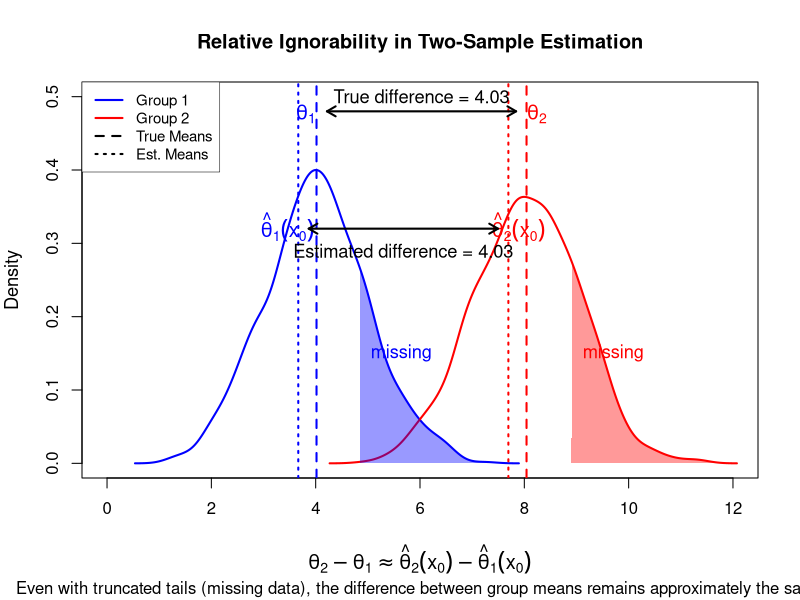

Write the R code that produced this figure.
# R code to create a visualization of partial ignorability concept
# for two-sample estimation

# Set random seed for reproducibility
set.seed(123)
setwd("~/RL book/Figures/relative ignorability")

# Create sample data for two groups with greater separation
n <- 1000
group1 <- rnorm(n, mean = 4, sd = 1)  # Changed mean from 5 to 4
group2 <- rnorm(n, mean = 8, sd = 1)  # Changed mean from 7 to 8

# Calculate true means
true_mean1 <- mean(group1)
true_mean2 <- mean(group2)
true_diff <- true_mean2 - true_mean1

# Create truncated samples (missing the top 20% of values in each group)
cutoff1 <- quantile(group1, 0.8)
cutoff2 <- quantile(group2, 0.8)
truncated_group1 <- group1[group1 <= cutoff1]
truncated_group2 <- group2[group2 <= cutoff2]

# Calculate means of truncated samples
trunc_mean1 <- mean(truncated_group1)
trunc_mean2 <- mean(truncated_group2)
trunc_diff <- trunc_mean2 - trunc_mean1

# Create the plot
#pdf("relative_ignorability_figure.pdf", width = 10, height = 7)

# Set up the plotting area with more margin space
par(mar = c(6, 4, 4, 2) + 0.1)  # Increase bottom margin for equation
xlim <- c(0, 12)
ylim <- c(0, 0.5)

plot(NA, xlim = xlim, ylim = ylim, 
     xlab = "", ylab = "Density",
     main = "Relative Ignorability in Two-Sample Estimation",
     cex.main = 1.2, cex.lab = 1.1)

# Add density curves
d1 <- density(group1)
d2 <- density(group2)

# Normalize densities to have max height of 0.4 for visibility
max_d <- max(c(max(d1$y), max(d2$y)))
scale_factor <- 0.4 / max_d

lines(d1$x, d1$y * scale_factor, col = "blue", lwd = 2)
lines(d2$x, d2$y * scale_factor, col = "red", lwd = 2)

# Add shaded regions for truncated (missing) data
# Make shading a bit more visible
polygon(c(d1$x[d1$x >= cutoff1], cutoff1), 
        c(d1$y[d1$x >= cutoff1] * scale_factor, 0), 
        col = rgb(0, 0, 1, 0.4), border = NA)
polygon(c(d2$x[d2$x >= cutoff2], cutoff2), 
        c(d2$y[d2$x >= cutoff2] * scale_factor, 0), 
        col = rgb(1, 0, 0, 0.4), border = NA)

# Add vertical lines for means
abline(v = true_mean1, col = "blue", lwd = 2, lty = 2)
abline(v = true_mean2, col = "red", lwd = 2, lty = 2)
abline(v = trunc_mean1, col = "blue", lwd = 2, lty = 3)
abline(v = trunc_mean2, col = "red", lwd = 2, lty = 3)

# Add text labels for means with better spacing
text(true_mean1 - 0.2, 0.45, expression(theta[1]), col = "blue", cex = 1.2, pos = 3)
text(true_mean2 + 0.2, 0.45, expression(theta[2]), col = "red", cex = 1.2, pos = 3)
text(trunc_mean1 - 0.2, 0.35, expression(hat(theta)[1](x[0])), col = "blue", cex = 1.2, pos = 1)
text(trunc_mean2 + 0.2, 0.35, expression(hat(theta)[2](x[0])), col = "red", cex = 1.2, pos = 1)

# Add arrows and labels for differences with improved positioning
arrows(true_mean1 + 0.2, 0.48, true_mean2 - 0.2, 0.48, code = 3, length = 0.1, lwd = 2)
text((true_mean1 + true_mean2)/2, 0.5, 
     paste("True difference =", round(true_diff, 2)), cex = 1.1)

arrows(trunc_mean1 + 0.2, 0.32, trunc_mean2 - 0.2, 0.32, code = 3, length = 0.1, lwd = 2)
text((trunc_mean1 + trunc_mean2)/2, 0.29, 
     paste("Estimated difference =", round(trunc_diff, 2)), cex = 1.1)

# Add "missing" labels with better positioning
text(cutoff1 + 0.8, 0.15, "missing", col = "blue", cex = 1.1)
text(cutoff2 + 0.8, 0.15, "missing", col = "red", cex = 1.1)

# Add legend with more space and shorter text
legend("topleft", 
       legend = c("Group 1", "Group 2", "True Means", "Est. Means"),
       col = c("blue", "red", "black", "black"),
       lty = c(1, 1, 2, 3),
       lwd = c(2, 2, 2, 2),
       cex = 0.9,
       bg = "white",  # Add white background
       box.lwd = 0.5)  # Reduce box line width

# Add equation at the bottom with clearer positioning
eq_text <- expression(theta[2] - theta[1] %~~% hat(theta)[2](x[0]) - hat(theta)[1](x[0]))
mtext(eq_text, side = 1, line = 4, cex = 1.2)

mtext("Even with truncated tails (missing data), the difference between group means remains approximately the same", 
      side = 1, line = 5, cex = 1)


# Print the numerical results
cat("True means: Group 1 =", round(true_mean1, 3), "Group 2 =", round(true_mean2, 3), "\n")
cat("True difference =", round(true_diff, 3), "\n\n")
cat("Means after truncation: Group 1 =", round(trunc_mean1, 3), "Group 2 =", round(trunc_mean2, 3), "\n")
cat("Estimated difference =", round(trunc_diff, 3), "\n\n")
cat("Relative error in difference estimation:", round(abs(trunc_diff - true_diff)/true_diff * 100, 2), "%\n")